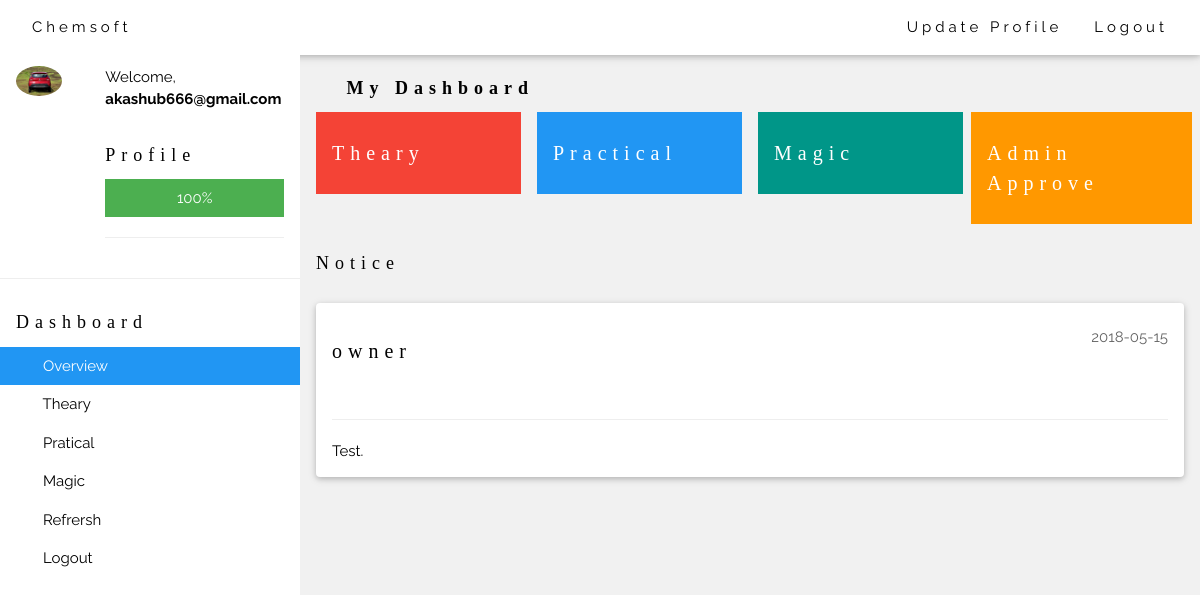
The page /Chemsoft/student.php (signed in) on the database its author committed.
### tables this page shows
CREATE TABLE `register` (
  `name` varchar(20) DEFAULT NULL,
  `email` varchar(20) DEFAULT NULL,
  `phone` varchar(15) NOT NULL,
  `dob` date DEFAULT NULL,
  `gender` varchar(6) DEFAULT NULL,
  `profile` varchar(50) DEFAULT NULL,
  `teacher` varchar(20) DEFAULT NULL,
  `approve` varchar(5) DEFAULT NULL
);

CREATE TABLE `notice` (
  `information` text,
  `admin` varchar(20) DEFAULT NULL,
  `date` date DEFAULT NULL
);

### Chemsoft/session.php (called while the page is built, shortened)
<?php
   $email=$_SESSION['email'];
?>

### Chemsoft/student.php (the view, shortened to what this page needs)
<html>
<link rel="stylesheet" href="css/first.css">
<link rel="stylesheet" href="css/second.min.css">
    <?php include("session.php");
    $print=0;
    $sql1="select * from register where email='$email'";
$result1=mysqli_query($con,$sql1);
    $row1=mysqli_fetch_array($result1);
        if($row1[7]=='yes')
        {
    $sql="SELECT * FROM notice where admin='$row1[6]'";
$result=mysqli_query($con,$sql);
            $print=1;
        }
    $email='akashub666@gmail.com';
    ?>
<body class="w3-light-grey">
<div class="w3-top">
  <div class="w3-bar w3-white w3-padding w3-card" style="letter-spacing:4px;">
    <a href="#home" class="w3-bar-item w3-button">Chemsoft</a>
    <div class="w3-right w3-hide-small">
        <span onclick="document.getElementById('update').style.display='block'"><a class="w3-bar-item w3-button">Update Profile</a></span>
      <a href="logout.php"class="w3-bar-item w3-button">Logout</a>
    </div>
  </div>
</div>
<nav class="w3-sidebar w3-collapse w3-white w3-animate-left" style="z-index:3;width:300px;" id="mySidebar"><br>
  <div class="w3-container w3-row">
    <div class="w3-col s4">
      <img src="<?php echo $row1[5];?>" class="w3-circle w3-margin-right" style="width:46px">
    </div>
    <div class="w3-col s8 w3-bar">
      <span>Welcome, <strong><?php echo $email;?></strong></span><br>
      <a class="w3-bar-item w3-button" title="<?php echo $row1[1];?>"><i class="fa fa-envelope"></i></a>
      <a class="w3-bar-item w3-button" title="<?php echo $row1[2];?>"><i class="fa fa-phone"></i></a>
      <a class="w3-bar-item w3-button" title="<?php echo $row1[6];?>"><i class="fa fa-users fa-fw"></i></a>
    <h5>Profile </h5>
    <div class="w3-grey">
        <?php if($row1[4]==NULL){
      echo "<div class='w3-container w3-center w3-padding w3-green' style='width:25%'>25%</div>";}
            elseif($row1[4]!=NULL){
                echo "<div class='w3-container w3-center w3-padding w3-green' style='width:100%'>100%</div>";}
        ?>
  </div>
  <hr>
    </div>
  </div>
  <hr>
  <div class="w3-container">
    <h5>Dashboard</h5>
  </div>
  <div class="w3-bar-block">
    <a href="student.php" class="w3-bar-item w3-button w3-padding w3-blue"><i class="fa fa-users fa-fw"></i>  Overview</a>
    <span onclick="theary()"><a href="#" class="w3-bar-item w3-button w3-padding"><i class="fa fa-eye fa-fw"></i>  Theary</a></span>
    <span onclick="practical()"><a href="#" class="w3-bar-item w3-button w3-padding"><i class="fa fa-bell fa-fw"></i>  Pratical</a></span>
    <a href="#" class="w3-bar-item w3-button w3-padding"><i class="fa fa-bullseye fa-fw"></i>  Magic</a>
    <a href="student.php" class="w3-bar-item w3-button w3-padding"><i class="fa fa-history fa-fw"></i>  Refrersh</a>
    <a href="logout.php" class="w3-bar-item w3-button w3-padding"><i class="fa fa-cog fa-fw"></i>  Logout</a><br><br>
  </div>
</nav>
<div class="w3-main" style="margin-left:300px;margin-top:43px;" id="main">
  <header class="w3-container" style="padding-top:22px">
    <h5><b><i class="fa fa-dashboard"></i> My Dashboard</b></h5>
  </header>
  <div class="w3-row-padding w3-margin-bottom">
    <div class="w3-quarter">
      <div class="w3-container w3-red w3-padding-16">
        <span onclick="theary()"><h4>Theary</h4></span>
      </div>
        </div>
    <div class="w3-quarter">
      <div class="w3-container w3-blue w3-padding-16">
        <span onclick="practical()"><h4>Practical</h4></span>
      </div>
    </div>
    <div class="w3-quarter">
      <div class="w3-container w3-teal w3-padding-16">
        <h4>Magic</h4>
      </div>
    </div>
    <span onclick="document.getElementById('approvel').style.display='block'"><div class="w3-quarter">
      <div class="w3-container w3-orange w3-text-white w3-padding-16">
          <h4>Admin Approve</h4>
      </div>
    </div></span>
  </div>
<div class="w3-container">
    <b><h5>Notice</h5></b>
  </div>
    <?php
    if($print==1){
    while($row=mysqli_fetch_array($result)){
      echo '<div class="w3-container w3-card w3-white w3-round w3-margin"><br>';
        echo "<span class='w3-right w3-opacity'>$row[2]</span>";
        echo "<h4>$row[1]</h4><br>";
        echo '<hr class="w3-clear">';
        echo "<p>$row[0].</p>";
      echo '</div>';
          } }?>
</div>
<footer class="w3-container w3-theme-d5">
  <p>Powered by <a href="#" target="_blank">Akash and Fairy</a></p>
</footer>
</body>
</html>

### Chemsoft/css/first.css (style rules this page uses)
html { box-sizing:border-box }
*,*:before,*:after { box-sizing:inherit }
html { -ms-text-size-adjust:100%;-webkit-text-size-adjust:100% }
body { margin:0 }
article,aside,details,figcaption,figure,footer,header,main,menu,nav,section,summary { display:block }
a { background-color:transparent;-webkit-text-decoration-skip:objects }
img { border-style:none }
hr { box-sizing:content-box;height:0;overflow:visible }
html,body { font-family:Verdana,sans-serif;font-size:15px;line-height:1.5 }
html { overflow-x:hidden }
h4 { font-size:20px }
h5 { font-size:18px }
h1,h2,h3,h4,h5,h6 { font-family:"Segoe UI",Arial,sans-serif;font-weight:400;margin:10px 0 }
hr { border:0;border-top:1px solid #eee;margin:20px 0 }
img { vertical-align:middle }
a { color:inherit }
.w3-btn,.w3-button { border:none;display:inline-block;padding:8px 16px;vertical-align:middle;overflow:hidden;text-decoration:none;color:inherit;background-color:inherit;text-align:center;cursor:pointer;white-space:nowrap }
.w3-btn,.w3-button { -webkit-touch-callout:none;-webkit-user-select:none;-khtml-user-select:none;-moz-user-select:none;-ms-user-select:none;user-select:none }
.w3-sidebar { height:100%;width:200px;background-color:#fff;position:fixed!important;z-index:1;overflow:auto }
.w3-main,#main { transition:margin-left .4s }
.w3-bar { width:100%;overflow:hidden }
.w3-bar .w3-bar-item { padding:8px 16px;float:left;width:auto;border:none;display:block;outline:0 }
.w3-bar .w3-button { white-space:normal }
.w3-bar-block .w3-bar-item { width:100%;display:block;padding:8px 16px;text-align:left;border:none;white-space:normal;float:none;outline:0 }
.w3-container:after,.w3-container:before,.w3-panel:after,.w3-panel:before,.w3-row:after,.w3-row:before,.w3-row-padding:after,.w3-row-padding:before, .w3-cell-row:before,.w3-cell-row:after,.w3-clear:after,.w3-clear:before,.w3-bar:before,.w3-bar:after { content:"";display:table;clear:both }
.w3-col,.w3-half,.w3-third,.w3-twothird,.w3-threequarter,.w3-quarter { float:left;width:100% }
.w3-col.s4 { width:33.33333% }
.w3-col.s8 { width:66.66666% }
@media (min-width:601px) { .w3-col.m3,.w3-quarter { width:24.99999% } }
@media (min-width:993px) { .w3-sidebar.w3-collapse { display:block!important } }
.w3-top,.w3-bottom { position:fixed;width:100%;z-index:1 }
.w3-top { top:0 }
.w3-circle { border-radius:50% }
.w3-round,.w3-round-medium { border-radius:4px }
.w3-row-padding,.w3-row-padding>.w3-half,.w3-row-padding>.w3-third,.w3-row-padding>.w3-twothird,.w3-row-padding>.w3-threequarter,.w3-row-padding>.w3-quarter,.w3-row-padding>.w3-col { padding:0 8px }
.w3-container,.w3-panel { padding:0.01em 16px }
.w3-card,.w3-card-2 { box-shadow:0 2px 5px 0 rgba(0,0,0,0.16),0 2px 10px 0 rgba(0,0,0,0.12) }
.w3-animate-left { position:relative;animation:animateleft 0.4s }
.w3-opacity,.w3-hover-opacity:hover { opacity:0.60 }
.w3-center { text-align:center!important }
.w3-margin { margin:16px!important }
.w3-margin-bottom { margin-bottom:16px!important }
.w3-margin-right { margin-right:16px!important }
.w3-padding { padding:8px 16px!important }
.w3-padding-16 { padding-top:16px!important;padding-bottom:16px!important }
.w3-right { float:right!important }
.w3-blue,.w3-hover-blue:hover { color:#fff!important;background-color:#2196F3!important }
.w3-green,.w3-hover-green:hover { color:#fff!important;background-color:#4CAF50!important }
.w3-orange,.w3-hover-orange:hover { color:#000!important;background-color:#ff9800!important }
.w3-red,.w3-hover-red:hover { color:#fff!important;background-color:#f44336!important }
.w3-teal,.w3-hover-teal:hover { color:#fff!important;background-color:#009688!important }
.w3-white,.w3-hover-white:hover { color:#000!important;background-color:#fff!important }
.w3-grey,.w3-hover-grey:hover,.w3-gray,.w3-hover-gray:hover { color:#000!important;background-color:#9e9e9e!important }
.w3-light-grey,.w3-hover-light-grey:hover,.w3-light-gray,.w3-hover-light-gray:hover { color:#000!important;background-color:#f1f1f1!important }
.w3-text-white,.w3-hover-text-white:hover { color:#fff!important }

### Chemsoft/student.php (style rules this page uses)
body,h1 { font-family: "Raleway", Arial, sans-serif }
h1,h2,h3,h4,h5,h6 { font-family: "Playfair Display"; letter-spacing: 6px; }

### rows shown on the page
register: profile (picture)
notice: date "2018-05-15", admin "owner", information "Test"

### other values the page prints
$email "akashub666@gmail.com"
